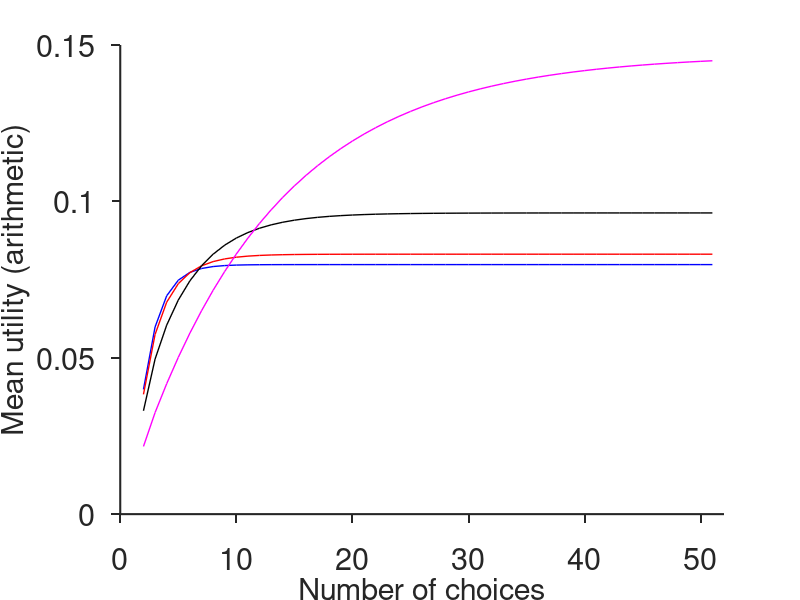
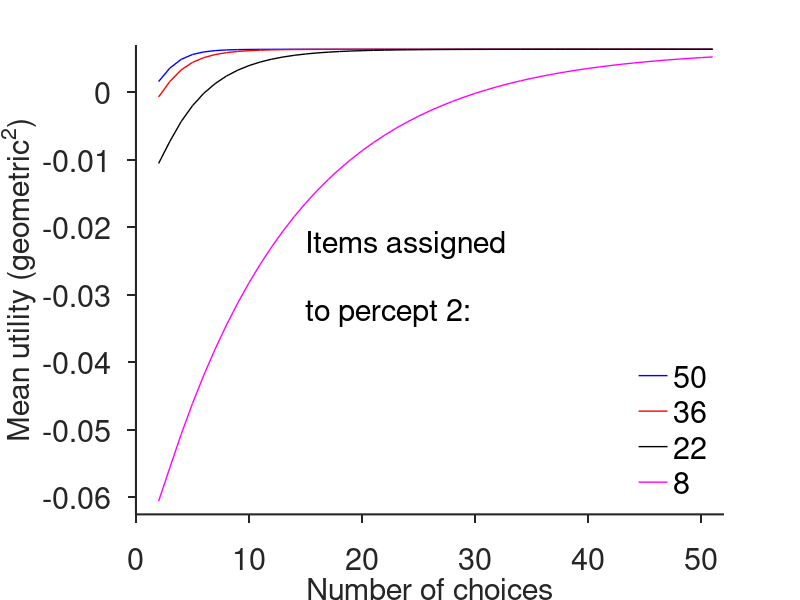

These charts were generated, in order, by the following MATLAB code:
clear all; close all; Ev=zeros(4,2); xval=2:51; EvT=zeros(50,4); EvG=EvT;
for r=1:4
    m=14*(r-1); dev1=2/sqrt(50-m); dev2=2/sqrt(50+m); NIV=zeros(2,10001);
    for i=1:10001
        x=-5.001+i*.001; A1=normpdf(x,0,dev1); A2=normcdf(x,0,dev2);
        A3=normpdf(x,0,dev2); A4=normcdf(x,0,dev1);
        NIV(1,i)=A1*A2*x; NIV(2,i)=A3*A4*x;
    end
    A1=sum(NIV,2)/1000; Ev(r,:)=A1';
end
for j=2:51
    P=zeros(4);
    for r=1:4
        b=50+14*(r-1); b1=(100-b)/100; b2=b/100;
        P(r,:)=[1-b1^j 1-b2^j b2^j b1^j];
    end
    Ea=[Ev -Ev].*P; EvT(j-1,:)=sum(Ea,2)'/2;
    Eb=Ea(:,1)+Ea(:,4); Ec=Ea(:,3)+Ea(:,2); EvG(j-1,:)=(Eb.*Ec)';
end

for i=1:2
    figure; hold on
    if i==1
        Pl=EvT;
    else
        Pl=EvG;
    end
    plot(xval,Pl(:,1),'b','linewidth',1); plot(xval,Pl(:,2),'r','linewidth',1);
    plot(xval,Pl(:,3),'k','linewidth',1); plot(xval,Pl(:,4),'m','linewidth',1);
    set(gca,'tickdir','out','ticklength',[.015 .015],'linewidth',1.5,'fontsize',22)
    xlabel('Number of choices','fontsize',22)
    set(gca,'box','off','xtick',0:10:50,'xlim',[0 52])
    if i==1
        set(gca,'ylim',[0 .15],'ytick',0:.05:.15)
        ylabel('Mean utility (arithmetic)','fontsize',22)
    else
        set(gca,'ylim',[-.0625 .007])
        ylabel('Mean utility (geometric^2)','fontsize',22)
        legend('50','36','22','8','location','Southeast')
        ch=get(gcf,'children'); set(ch(1),'box','off','fontsize',22)
        text(15,-.0225,'Items assigned','fontsize',22)
        text(15,-.0325,'to percept 2:','fontsize',22)
    end
end